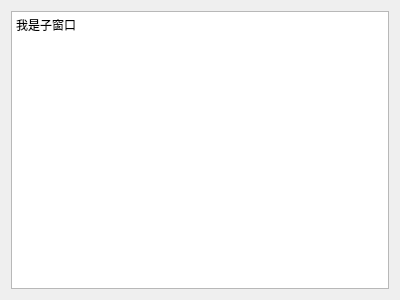
<?xml version="1.0" encoding="UTF-8"?>
<ui version="4.0">
 <class>ChildrenForm</class>
 <widget class="QWidget" name="ChildrenForm">
  <property name="geometry">
   <rect>
    <x>0</x>
    <y>0</y>
    <width>400</width>
    <height>300</height>
   </rect>
  </property>
  <property name="windowTitle">
   <string>Form</string>
  </property>
  <layout class="QHBoxLayout" name="horizontalLayout">
   <item>
    <widget class="QTextEdit" name="textEdit">
     <property name="html">
      <string>&lt;!DOCTYPE HTML PUBLIC &quot;-//W3C//DTD HTML 4.0//EN&quot; &quot;http://www.w3.org/TR/REC-html40/strict.dtd&quot;&gt;
&lt;html&gt;&lt;head&gt;&lt;meta name=&quot;qrichtext&quot; content=&quot;1&quot; /&gt;&lt;style type=&quot;text/css&quot;&gt;
p, li { white-space: pre-wrap; }
&lt;/style&gt;&lt;/head&gt;&lt;body style=&quot; font-family:'SimSun'; font-size:9pt; font-weight:400; font-style:normal;&quot;&gt;
&lt;p style=&quot; margin-top:0px; margin-bottom:0px; margin-left:0px; margin-right:0px; -qt-block-indent:0; text-indent:0px;&quot;&gt;我是子窗口&lt;/p&gt;
&lt;p style=&quot;-qt-paragraph-type:empty; margin-top:0px; margin-bottom:0px; margin-left:0px; margin-right:0px; -qt-block-indent:0; text-indent:0px;&quot;&gt;&lt;br /&gt;&lt;/p&gt;&lt;/body&gt;&lt;/html&gt;</string>
     </property>
    </widget>
   </item>
  </layout>
 </widget>
 <resources/>
 <connections/>
</ui>
